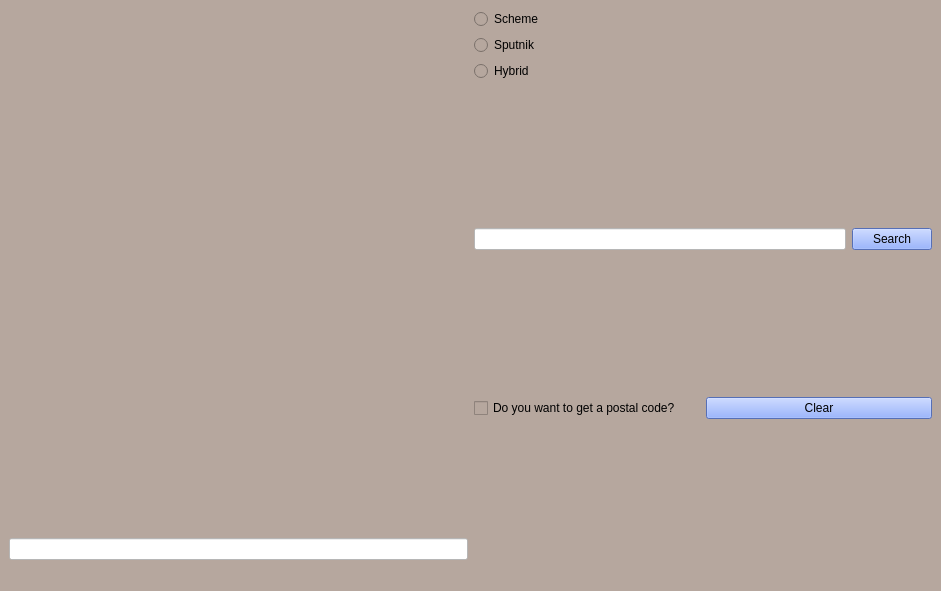
<?xml version="1.0" encoding="UTF-8"?>
<ui version="4.0">
 <class>MainWindow</class>
 <widget class="QMainWindow" name="MainWindow">
  <property name="geometry">
   <rect>
    <x>0</x>
    <y>0</y>
    <width>941</width>
    <height>591</height>
   </rect>
  </property>
  <property name="windowTitle">
   <string>MainWindow</string>
  </property>
  <property name="styleSheet">
   <string notr="true">background-color: rgb(182, 167, 158);</string>
  </property>
  <widget class="QWidget" name="centralwidget">
   <layout class="QHBoxLayout" name="horizontalLayout_3">
    <item>
     <layout class="QVBoxLayout" name="verticalLayout">
      <item>
       <widget class="QLabel" name="map">
        <property name="text">
         <string/>
        </property>
       </widget>
      </item>
      <item>
       <widget class="QLineEdit" name="address">
        <property name="styleSheet">
         <string notr="true">background-color: rgb(255, 255, 255);</string>
        </property>
       </widget>
      </item>
     </layout>
    </item>
    <item>
     <layout class="QVBoxLayout" name="verticalLayout_2">
      <item>
       <widget class="QRadioButton" name="scheme">
        <property name="text">
         <string>Scheme</string>
        </property>
        <attribute name="buttonGroup">
         <string notr="true">buttonGroup</string>
        </attribute>
       </widget>
      </item>
      <item>
       <widget class="QRadioButton" name="sputnik">
        <property name="text">
         <string>Sputnik</string>
        </property>
        <attribute name="buttonGroup">
         <string notr="true">buttonGroup</string>
        </attribute>
       </widget>
      </item>
      <item>
       <widget class="QRadioButton" name="hybrid">
        <property name="text">
         <string>Hybrid</string>
        </property>
        <attribute name="buttonGroup">
         <string notr="true">buttonGroup</string>
        </attribute>
       </widget>
      </item>
      <item>
       <spacer name="verticalSpacer_3">
        <property name="orientation">
         <enum>Qt::Vertical</enum>
        </property>
        <property name="sizeHint" stdset="0">
         <size>
          <width>20</width>
          <height>40</height>
         </size>
        </property>
       </spacer>
      </item>
      <item>
       <layout class="QHBoxLayout" name="horizontalLayout">
        <item>
         <widget class="QLineEdit" name="search_bar">
          <property name="styleSheet">
           <string notr="true">background-color: rgb(255, 255, 255);</string>
          </property>
         </widget>
        </item>
        <item>
         <widget class="QPushButton" name="search">
          <property name="styleSheet">
           <string notr="true">background-color: rgb(120, 156, 255);
</string>
          </property>
          <property name="text">
           <string>Search</string>
          </property>
         </widget>
        </item>
       </layout>
      </item>
      <item>
       <spacer name="verticalSpacer_2">
        <property name="orientation">
         <enum>Qt::Vertical</enum>
        </property>
        <property name="sizeHint" stdset="0">
         <size>
          <width>20</width>
          <height>40</height>
         </size>
        </property>
       </spacer>
      </item>
      <item>
       <layout class="QHBoxLayout" name="horizontalLayout_2">
        <item>
         <widget class="QCheckBox" name="is_postal_code">
          <property name="text">
           <string>Do you want to get a postal code?</string>
          </property>
         </widget>
        </item>
        <item>
         <widget class="QPushButton" name="clear_btn">
          <property name="styleSheet">
           <string notr="true">background-color: rgb(120, 156, 255);</string>
          </property>
          <property name="text">
           <string>Clear</string>
          </property>
         </widget>
        </item>
       </layout>
      </item>
      <item>
       <spacer name="verticalSpacer">
        <property name="orientation">
         <enum>Qt::Vertical</enum>
        </property>
        <property name="sizeHint" stdset="0">
         <size>
          <width>20</width>
          <height>40</height>
         </size>
        </property>
       </spacer>
      </item>
     </layout>
    </item>
   </layout>
  </widget>
  <widget class="QStatusBar" name="statusbar"/>
 </widget>
 <resources/>
 <connections/>
 <buttongroups>
  <buttongroup name="buttonGroup"/>
 </buttongroups>
</ui>
